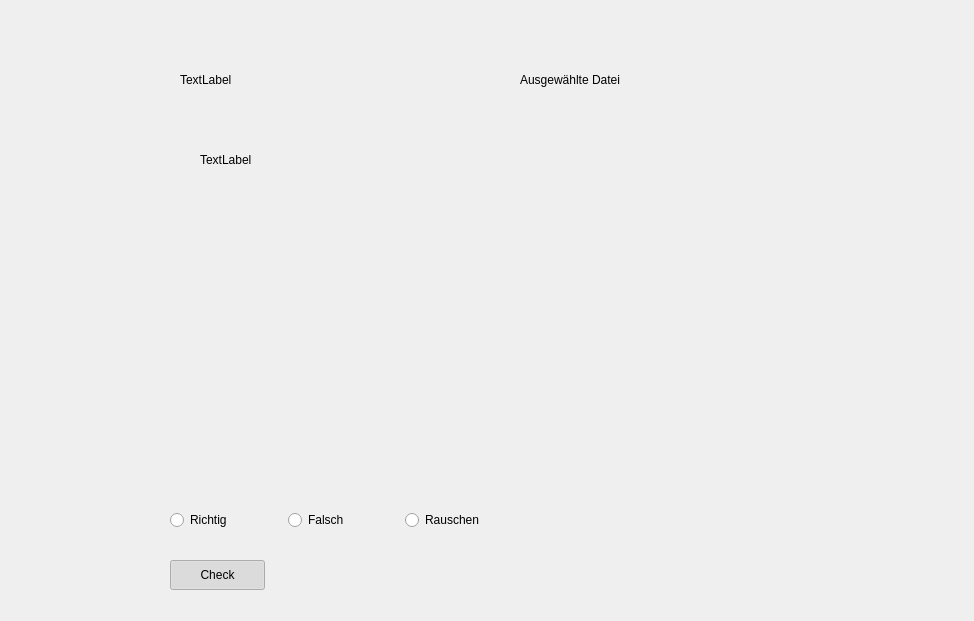
<?xml version="1.0" encoding="UTF-8"?>
<ui version="4.0">
 <class>Dialog</class>
 <widget class="QDialog" name="Dialog">
  <property name="geometry">
   <rect>
    <x>0</x>
    <y>0</y>
    <width>974</width>
    <height>621</height>
   </rect>
  </property>
  <property name="windowTitle">
   <string>Dialog</string>
  </property>
  <widget class="QPushButton" name="ButtonClickMe">
   <property name="geometry">
    <rect>
     <x>170</x>
     <y>560</y>
     <width>95</width>
     <height>30</height>
    </rect>
   </property>
   <property name="text">
    <string>Check</string>
   </property>
   <property name="checkable">
    <bool>true</bool>
   </property>
   <property name="checked">
    <bool>true</bool>
   </property>
   <property name="autoDefault">
    <bool>false</bool>
   </property>
  </widget>
  <widget class="QWidget" name="horizontalLayoutWidget">
   <property name="geometry">
    <rect>
     <x>170</x>
     <y>480</y>
     <width>347</width>
     <height>80</height>
    </rect>
   </property>
   <layout class="QHBoxLayout" name="horizontalLayout">
    <item>
     <widget class="QRadioButton" name="Image_True">
      <property name="text">
       <string>Richtig</string>
      </property>
     </widget>
    </item>
    <item>
     <widget class="QRadioButton" name="Image_Falsche">
      <property name="text">
       <string>Falsch</string>
      </property>
     </widget>
    </item>
    <item>
     <widget class="QRadioButton" name="Image_Noise">
      <property name="text">
       <string>Rauschen</string>
      </property>
     </widget>
    </item>
   </layout>
  </widget>
  <widget class="QLabel" name="choosenFile">
   <property name="geometry">
    <rect>
     <x>520</x>
     <y>70</y>
     <width>401</width>
     <height>20</height>
    </rect>
   </property>
   <property name="text">
    <string>Ausgewählte Datei</string>
   </property>
  </widget>
  <widget class="QLabel" name="Image_Label">
   <property name="geometry">
    <rect>
     <x>200</x>
     <y>150</y>
     <width>66</width>
     <height>20</height>
    </rect>
   </property>
   <property name="text">
    <string>TextLabel</string>
   </property>
  </widget>
  <widget class="QLabel" name="Label_Vorhersage">
   <property name="geometry">
    <rect>
     <x>180</x>
     <y>70</y>
     <width>211</width>
     <height>20</height>
    </rect>
   </property>
   <property name="text">
    <string>TextLabel</string>
   </property>
  </widget>
 </widget>
 <resources/>
 <connections/>
</ui>
